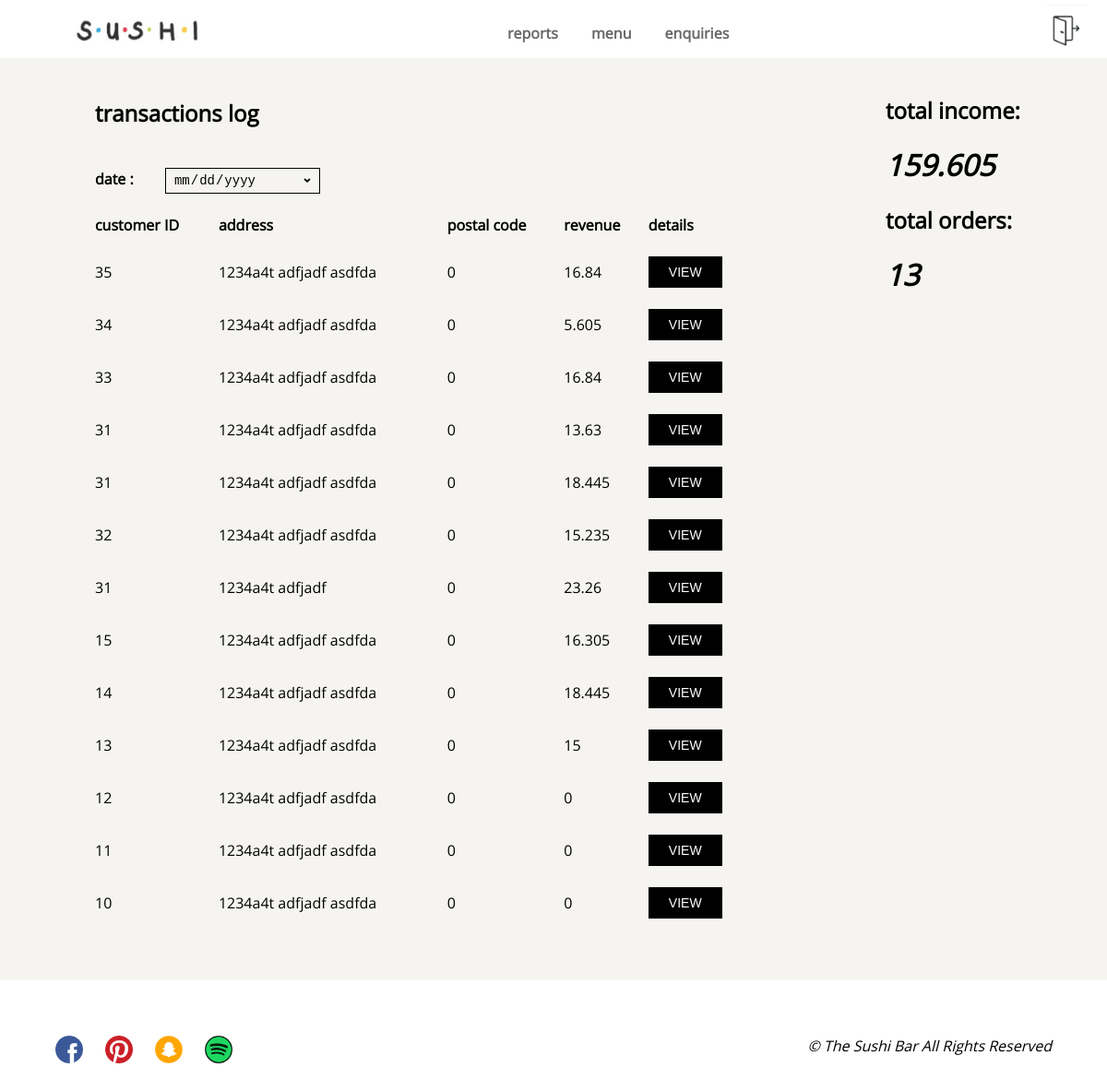
Before: /adminReports.php (signed in) with the older database file.
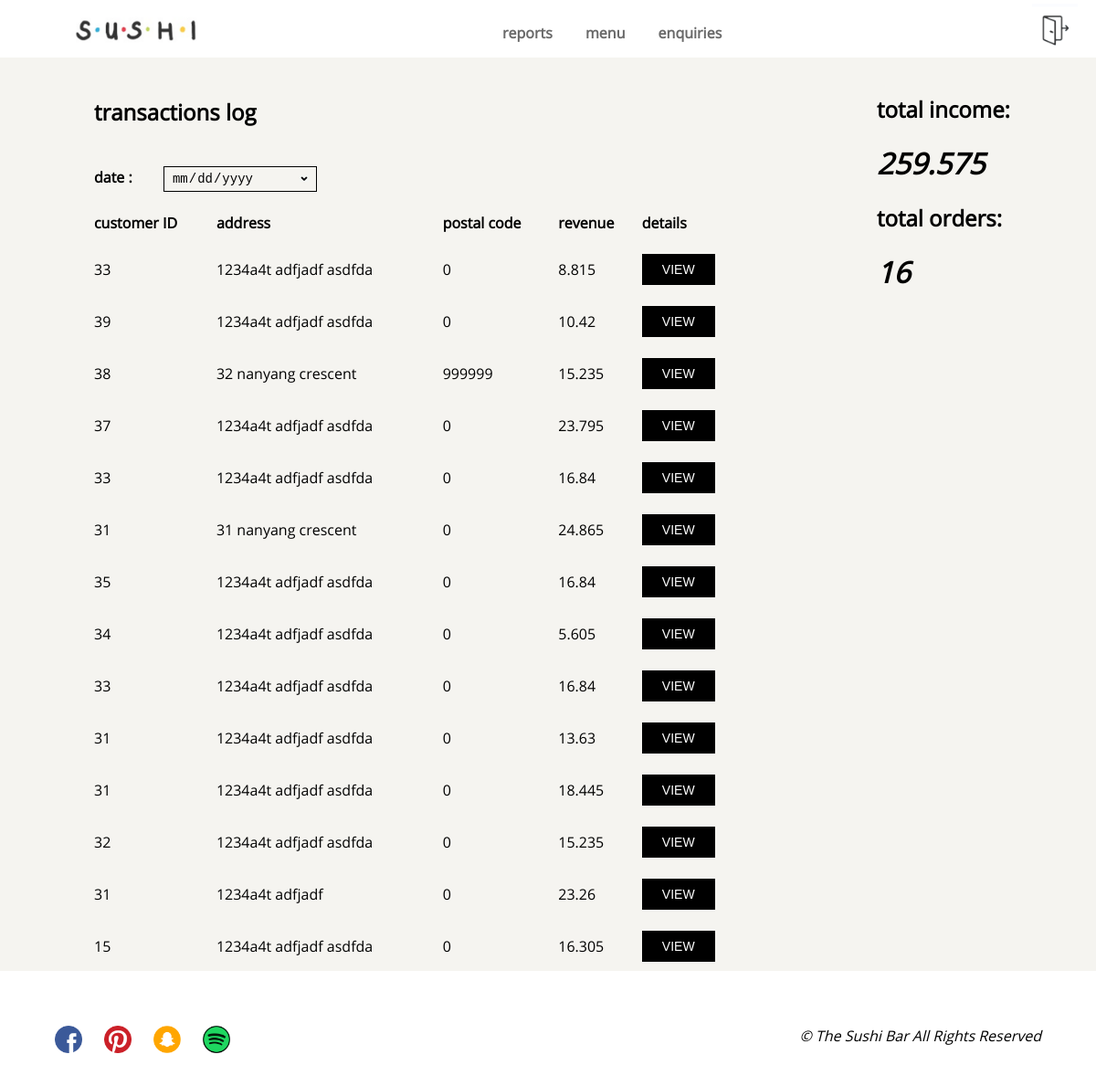
After: the same page with the newer database file.
### tables this page shows
CREATE TABLE `transaction` (
  `id` int(10) NOT NULL,
  `customer_ID` int(10) NOT NULL,
  `date` date NOT NULL,
  `ship_address` varchar(100) NOT NULL,
  `ship_postalCode` int(6) NOT NULL,
  `note` varchar(140) NOT NULL,
  `price` float NOT NULL
);

### adminReports.php (the view, shortened to what the changed rows need)
<!DOCTYPE html>
<html lang="en">
    <head>
        <link rel="stylesheet" href="./styles/sushi.css">
    </head>
    <body>
	    <div class="container">
            <div id="admin-main" style="height: 1000px;">
                <div style="width: 80%; height: 800px; padding-top: 20px; display: inline-block; float: left;">
                    <table id="history-table" style="width: 75%">
                        <thead>
                            <tr>
                                <th colspan="3"><h2 style="text-align: left;">transactions log</h2></th>
                                <th></th>
                                <th></th>
                            </tr>
                            <tr style="margin-bottom: 30px;">
                                <form action="adminReports.php" method="post">
                                    <th colspan="2">
                                        <label style="display: inline-block;">date : </label>
                                        <input type="date" class="datepicker" id="date" name="date" style="display: inline-block; margin-left: 30px;" <?php echo 'value="'.$_SESSION['filterDate'].'"' ?>onchange="updateDate('go');">
                                    </th>
                                    <th></th>
                                    <th></th>
                                </form>
                            </tr>
                            <tr>
                                <th>customer ID</th>
                                <th>address</th>
                                <th>postal code</th>
                                <th>revenue</th>
                                <th>details</th>
                            </tr>
                        </thead>
                        <tbody>
                        <?php
                        include './php/credentials.php';
                        $conn = mysqli_connect($servername, $username, $password, $dbname);
                        ?>
                        <?php
                        $sql_1 = "SELECT * FROM transaction WHERE date LIKE '%".$_SESSION['filterDate']."%' ORDER BY date DESC";
                        $result = mysqli_query($conn, $sql_1);
                        $totalRevenue = 0;
                        $order=0;
                        if (mysqli_num_rows($result) > 0) {
                            while($row = mysqli_fetch_assoc($result)) {
                                echo
                                '
                                <tr>
                                <td>'.$row['customer_ID'].'</td>
                                <td>'.$row['ship_address'].'</td>
                                <td>'.$row['ship_postalCode'].'</td>
                                <td>'.$row['price'].'</td>
                                <td><form action="adminSummary.php" method="post"><input type="number" id="transactionID" name="transactionID" style="display: none" text-align:center; value='.$row['id'].'><input type="submit" class="submit" style="width: 80px" text-align:center; value="VIEW"></form></td>
                                </tr>
                                ';
                                $totalRevenue = $totalRevenue +$row['price'];
                                $order=$order+1;
                            }
                        }
                        ?>
                        </tbody>
                    </table>
                </div>
                <div style="text-align: left; width: 20%; height: 500px; padding-top: 20px; display: inline-block; float: left;">
                    <div class="index-review" style="width: 100%;">
                        <h2>total income:</h2>
                        <h1><i><?php echo $totalRevenue; ?></i></h1>
                    </div>
                    <div class="index-review" style="width: 100%; text-align: <left></left>; margin-top: 10px; margin-bottom: 20px;">
                        <h2>total orders:</h2>
                        <h1><i><?php echo $order; ?></i></h1>
                    </div>
                </div>
            </div>
	    </div>
    </body>
</html>

Changed rows visible on the page:
no longer on this page (row unchanged): transaction: customer_ID "14", ship_address "1234a4t adfjadf asdfda", ship_postalCode "0", price "18.445"
no longer on this page (row unchanged): transaction: customer_ID "13", ship_address "1234a4t adfjadf asdfda", ship_postalCode "0", price "15"
removed transaction: customer_ID "12", ship_address "1234a4t adfjadf asdfda", ship_postalCode "0", price "0"
removed transaction: customer_ID "11", ship_address "1234a4t adfjadf asdfda", ship_postalCode "0", price "0"
removed transaction: customer_ID "10", ship_address "1234a4t adfjadf asdfda", ship_postalCode "0", price "0"
added transaction: customer_ID "33", ship_address "1234a4t adfjadf asdfda", ship_postalCode "0", price "8.815"
added transaction: customer_ID "39", ship_address "1234a4t adfjadf asdfda", ship_postalCode "0", price "10.42"
added transaction: customer_ID "38", ship_address "32 nanyang crescent", ship_postalCode "999999", price "15.235"
added transaction: customer_ID "37", ship_address "1234a4t adfjadf asdfda", ship_postalCode "0", price "23.795"
added transaction: customer_ID "33", ship_address "1234a4t adfjadf asdfda", ship_postalCode "0", price "16.84"
added transaction: customer_ID "31", ship_address "31 nanyang crescent", ship_postalCode "0", price "24.865"
Other visible differences:
$totalRevenue: "159.605" → "259.575"
$order: "13" → "16"
